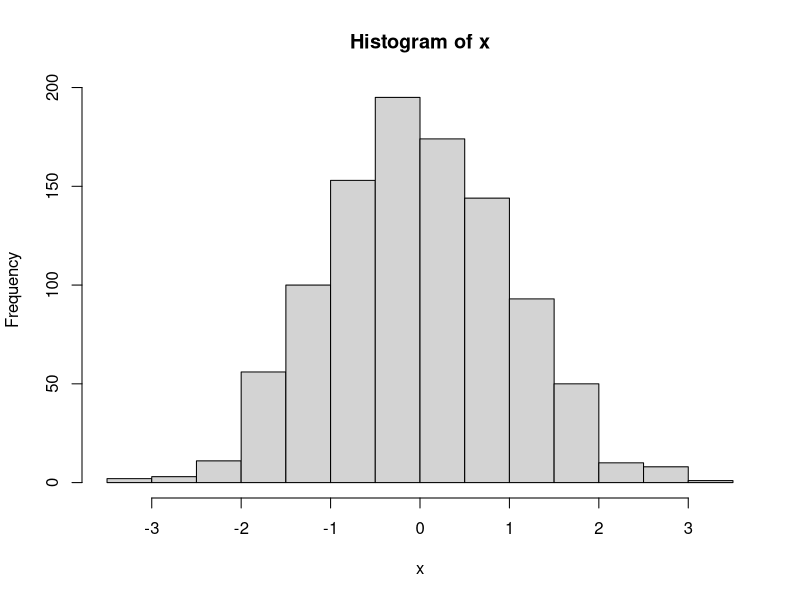
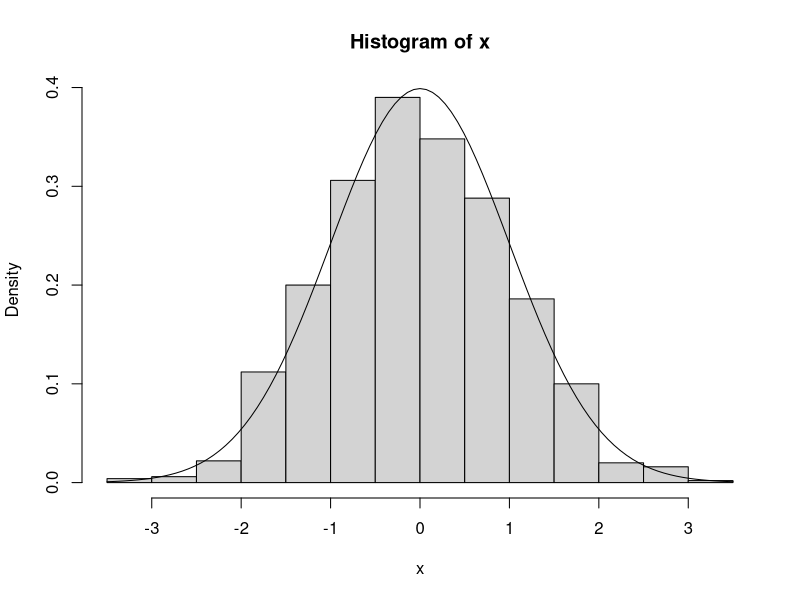
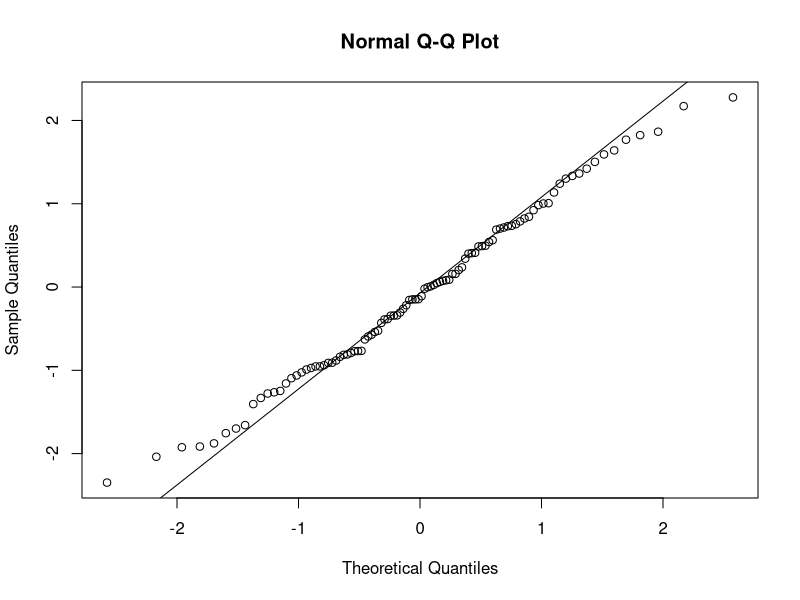
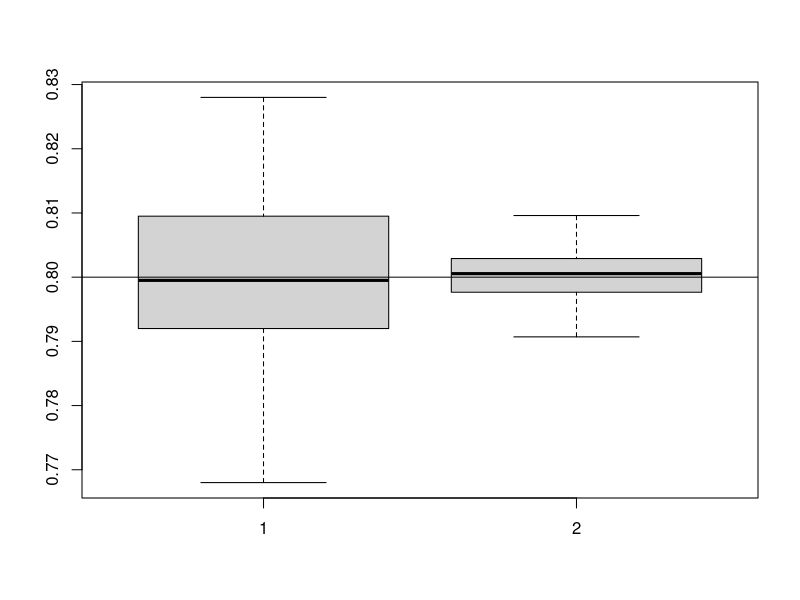
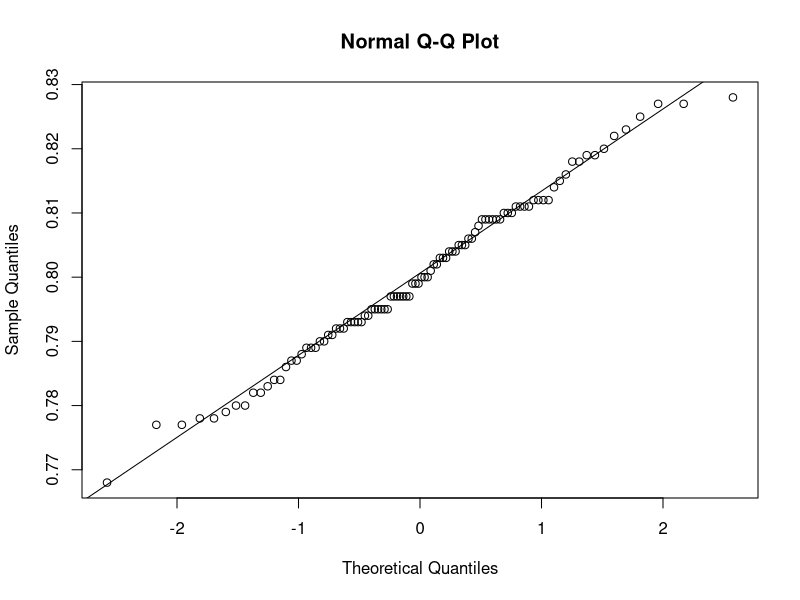
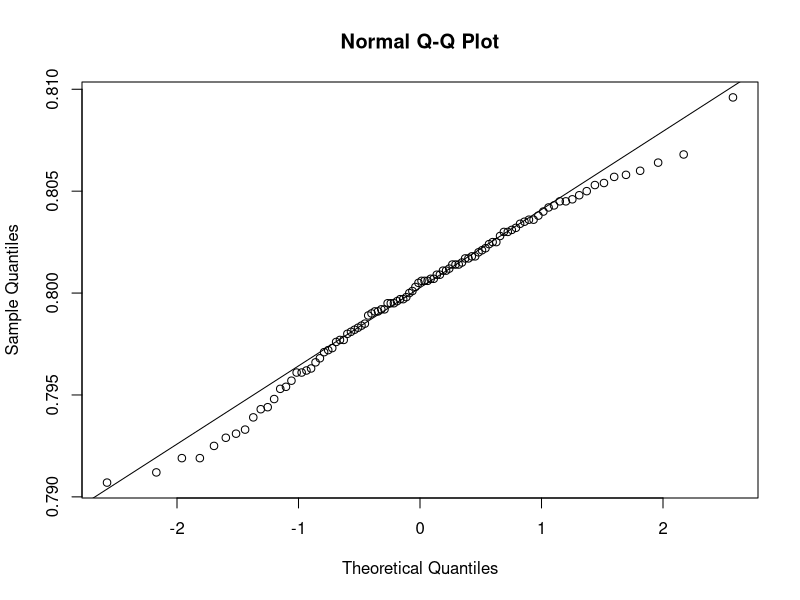
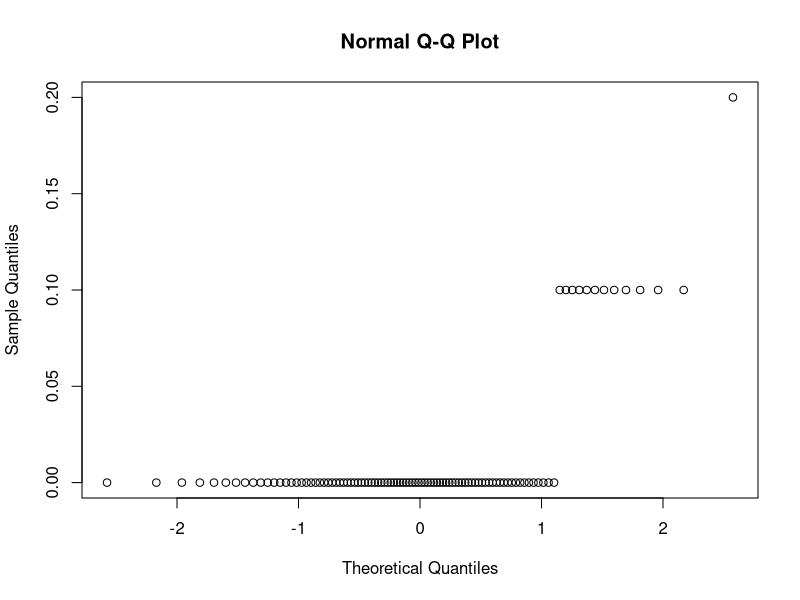
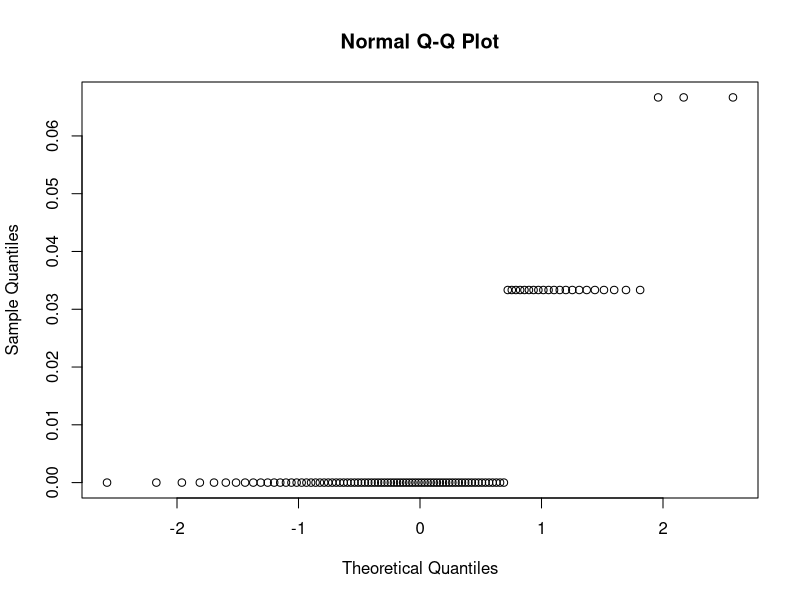

Source code (R) for these figures, in order:
 
 
dnorm(2, sd = 4, mean = 5)
 
dnorm(2, mean = 5, sd = 4)

dnorm(2, 5, 4)

dnorm(2, 4, 5)

dnorm(2)

x <- seq(f=0, t=1, l=100)
dnorm(x)
 
set.seed(1)
 
########################
# Binomial distribution #
########################

# simulate 1 draw of X ~ Binomial (size, prob)

y <- rbinom(1, 10, 0.25)

# simulate 100 draws of X

x <- rbinom(100, 10, 0.25)

# > head(x)
# [1] 2 0 2 4 1 1
# > tail(x)
# [1] 5 3 5 3 3 1
# > 

# P(X = 5) --- PMF

dbinom(5, 10, 0.25)

# P(X <= 5) --- CDF

pbinom(5, 10, 0.25)

qbinom(0.5, 10, 0.25)

########################
# Normal distribution #
########################

# X ~ Normal (0, 1)

# simulate 1000 draws of X

?rnorm
x <- rnorm(1000) # by default, mean = 0, sd = 1

# make a histogram of draws and superimpose Normal (0, 1) density

hist(x)

hist(x, probability = T)
curve(dnorm(x), add = T, xlab = "x", ylab = "density")

# P(|X| > 1) -- exact 

pnorm(-1) + 1 - pnorm(1)

#  P(|X| > 1) -- Monte Carlo estimate

mean(abs(x) > 1)

# E(X) = 0, var(X) = 1 -- exact

# Monte Carlo estimate of E(X)

mean(x)

# Monte Carlo estimate of var(X)

var(x)

# see the effect of N by increasing to, say, 5000, 10000 and 50000

#########################
# computing probabilities #
#########################

?pnorm

pnorm(0, mean = 0, sd = 1) # CDF

punif(0.5, min = 0, max = 1) # CDF

pexp(1, rate = 2) # CDF

#########################
# computing quantiles #
#########################

?qnorm

qnorm(0.975, mean = 0, sd = 1)

qnorm(0.5, mean = 0, sd = 1)


#########################
# normal Q-Q plot #
#########################


x <- rnorm(100, mean = 0, sd = 1)
qqnorm(x)

qqline(x)


########################
# Monte Carlo estimation #
########################

# coin toss experiment 

# X = indicator of heads (1) in one toss. X ~ Bernoulli (p = P(X = 1))

# simulate 10 draws from Bernoulli with p = 0.25

?rbinom
rbinom(n = 10, size = 1, prob = 0.25)

# simulate 1000 draws from Bernoulli with p = 0.8 and take their mean

x <- rbinom(n = 1000, size = 1, prob = 0.8)
mean(x)

# repeat 100 times the process of simulating 1000 draws from Bernoulli with 
# p = 0.8 and taking their average --- this will give 100 averages, all close 
# to p because of Law of Large Numbers

p.1k <- replicate(100, mean(rbinom(1000, 1, 0.8)))

# repeat 100 times the process of simulating 10000 draws from Bernoulli with 
# p = 0.8 and taking their average --- this will give 100 averages, all close 
# to p because of Law of Large Numbers

p.10k <- replicate(100, mean(rbinom(10000, 1, 0.8)))

# compare the distributions of the averages based on 1000 and 10000 draws

boxplot(p.1k, p.10k)
abline(h=0.8)

# check normality of the averages (predicted by Central Limit Theorem)

qqnorm(p.1k)
qqline(p.1k)

qqnorm(p.10k)
qqline(p.10k)

# Will the normal approximation for the average be good if p = 0.01? Check

p.10 <- replicate(100, mean(rbinom(10, 1, 0.01)))

qqnorm(p.10)

p.30 <- replicate(100, mean(rbinom(30, 1, 0.01)))
qqnorm(p.30)

p.1k <- replicate(100, mean(rbinom(1000, 1, 0.01)))
qqnorm(p.1k)


p.1k <- replicate(100, mean(rbinom(1000, 1, 0.10)))
qqnorm(p.1k)


qqline(p.10)

qqnorm(rgamma(100, shape = 50, rate = 1))

qqnorm(rgamma(100, shape = 5, rate = 1))

